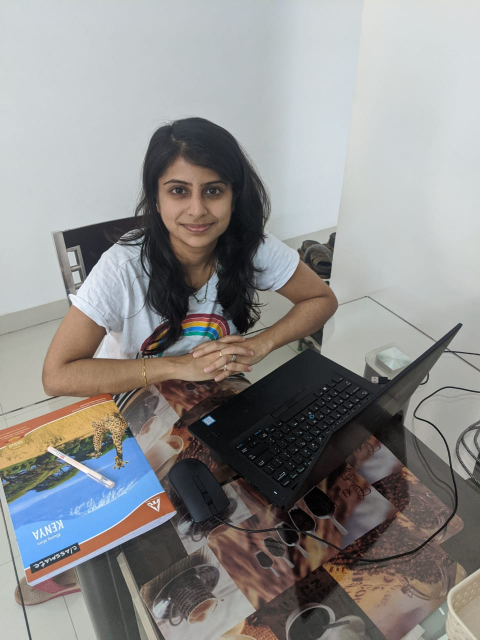
#> input picture Assignment_13/data/coco/self_image_coco_class.jpeg, 960 x 1280 px, found by its file name (shown at 1/2 size)
$ jupyter execute --allow-errors YoloV3_OpenCV_Custom.ipynb
#> lines starting #> are read from the running program, lines starting #| are printed output that depends on the picture
<a href="https://colab.research.google.com/github/Anjalichimnani/EVA4/blob/master/Assignment_13/YoloV3_OpenCV_Custom.ipynb" target="_parent"></a>

[cell 1]
import cv2
import numpy as np

import sys
from google.colab.patches import cv2_imshow

[cell 2]
from google.colab import drive
#> (the rest of this cell did not finish here and is left out)

[cell 3]
sys.path.append('/content/drive/My Drive/EVA4/Assignment_13/files/')
root_path = '/content/drive/My Drive/EVA4/Assignment_13/files/'

classes = []

#> (a cell that did not finish here is left out)

[cell 5]
img = cv2.imread(root_path + "data/self_image_coco_class.jpeg")
#> img is the input picture: shape (1280, 960, 3); mean B, G, R 140.6, 141.7, 142.7
img = cv2.resize(img, None, fx=0.4, fy=0.4)
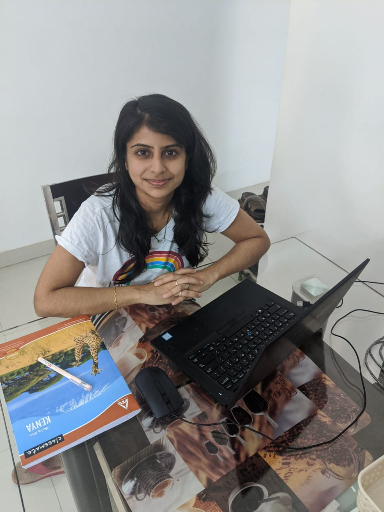
#> img: shape (512, 384, 3); mean B, G, R 140.6, 141.6, 142.7
height, width, channels = img.shape
#> height = 512; width = 384; channels = 3

[cell 6]
#Detecting Objects
blob_img = cv2.dnn.blobFromImage(img, 0.00392, size= (416, 416), mean = (0, 0, 0), swapRB=True, crop=False)
#> (the rest of this cell did not finish here and is left out)

[cell 7]
threshold = 0.5
class_ids = []
confidences = []
boxes = []

#> (the rest of this cell did not finish here and is left out)

[cell 8]
indexes = cv2.dnn.NMSBoxes(boxes, confidences, 0.5, 0.4)

[cell 9]
print (type(classes))
print ('Yes' if 'mouse' in classes else 'No')

[cell 10]
font = cv2.FONT_HERSHEY_PLAIN
for i in range(len(boxes)):
  if i in indexes:
    x, y, w, h = boxes [i]
    label = str(classes[class_ids[i]])
    color = colors[i]
    cv2.rectangle (img, (x, y), (x + w, y + h), color, 2)
    cv2.putText(img, label, (x, y + 30), font, 2, color, 2)

cv2_imshow( img)
cv2.waitKey(0)
cv2.destroyAllWindows()
